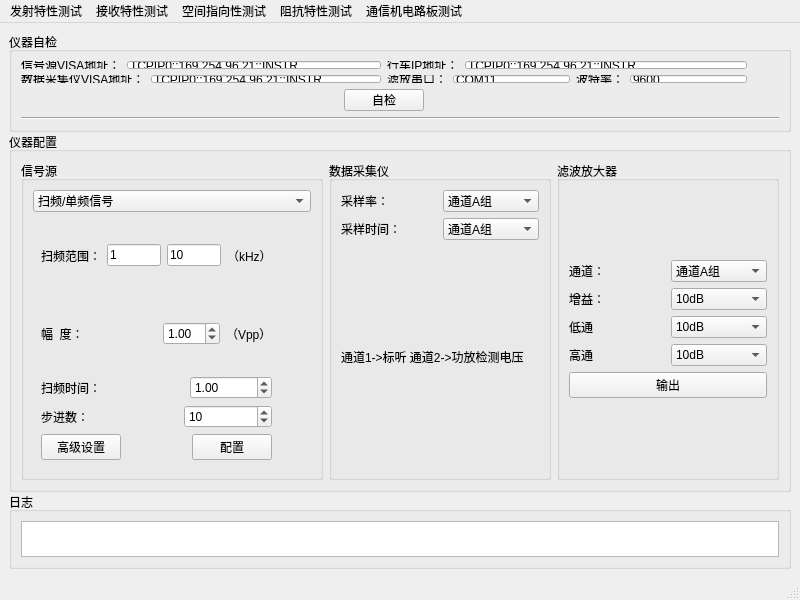
<?xml version="1.0" encoding="UTF-8"?>
<ui version="4.0">
 <class>MainWindow</class>
 <widget class="QMainWindow" name="MainWindow">
  <property name="geometry">
   <rect>
    <x>0</x>
    <y>0</y>
    <width>800</width>
    <height>600</height>
   </rect>
  </property>
  <property name="minimumSize">
   <size>
    <width>800</width>
    <height>600</height>
   </size>
  </property>
  <property name="windowTitle">
   <string>MainWindow</string>
  </property>
  <widget class="QWidget" name="centralwidget">
   <layout class="QVBoxLayout" name="verticalLayout_6">
    <item>
     <layout class="QVBoxLayout" name="verticalLayout_5" stretch="1,0,1">
      <property name="spacing">
       <number>0</number>
      </property>
      <item>
       <widget class="QGroupBox" name="groupBox_11">
        <property name="sizePolicy">
         <sizepolicy hsizetype="Expanding" vsizetype="Expanding">
          <horstretch>0</horstretch>
          <verstretch>0</verstretch>
         </sizepolicy>
        </property>
        <property name="minimumSize">
         <size>
          <width>0</width>
          <height>100</height>
         </size>
        </property>
        <property name="maximumSize">
         <size>
          <width>16777215</width>
          <height>16777215</height>
         </size>
        </property>
        <property name="autoFillBackground">
         <bool>true</bool>
        </property>
        <property name="title">
         <string>仪器自检</string>
        </property>
        <property name="flat">
         <bool>true</bool>
        </property>
        <property name="checkable">
         <bool>false</bool>
        </property>
        <layout class="QGridLayout" name="gridLayout">
         <item row="0" column="0" rowspan="2">
          <layout class="QVBoxLayout" name="verticalLayout_4">
           <item>
            <layout class="QHBoxLayout" name="horizontalLayout_6">
             <item>
              <layout class="QVBoxLayout" name="verticalLayout_3">
               <item>
                <layout class="QHBoxLayout" name="horizontalLayout_4">
                 <item>
                  <widget class="QLabel" name="label_25">
                   <property name="text">
                    <string>信号源VISA地址：</string>
                   </property>
                  </widget>
                 </item>
                 <item>
                  <widget class="QLineEdit" name="lineEditDGAddress">
                   <property name="text">
                    <string>TCPIP0::169.254.96.21::INSTR</string>
                   </property>
                  </widget>
                 </item>
                </layout>
               </item>
               <item>
                <layout class="QHBoxLayout" name="horizontalLayout_5">
                 <item>
                  <widget class="QLabel" name="label_26">
                   <property name="autoFillBackground">
                    <bool>false</bool>
                   </property>
                   <property name="text">
                    <string>数据采集仪VISA地址：</string>
                   </property>
                  </widget>
                 </item>
                 <item>
                  <widget class="QLineEdit" name="lineEditMRAddress">
                   <property name="text">
                    <string>TCPIP0::169.254.96.21::INSTR</string>
                   </property>
                  </widget>
                 </item>
                </layout>
               </item>
              </layout>
             </item>
             <item>
              <layout class="QVBoxLayout" name="verticalLayout_2">
               <item>
                <layout class="QHBoxLayout" name="horizontalLayout">
                 <item>
                  <widget class="QLabel" name="label_27">
                   <property name="text">
                    <string>行车IP地址：</string>
                   </property>
                  </widget>
                 </item>
                 <item>
                  <widget class="QLineEdit" name="lineEditHangCheAddress">
                   <property name="text">
                    <string>TCPIP0::169.254.96.21::INSTR</string>
                   </property>
                  </widget>
                 </item>
                </layout>
               </item>
               <item>
                <layout class="QHBoxLayout" name="horizontalLayout_2">
                 <item>
                  <widget class="QLabel" name="label_28">
                   <property name="text">
                    <string>滤放串口：</string>
                   </property>
                  </widget>
                 </item>
                 <item>
                  <widget class="QLineEdit" name="lineEditFilterAmpAddress">
                   <property name="text">
                    <string>COM11</string>
                   </property>
                  </widget>
                 </item>
                 <item>
                  <widget class="QLabel" name="label_29">
                   <property name="text">
                    <string>波特率：</string>
                   </property>
                  </widget>
                 </item>
                 <item>
                  <widget class="QLineEdit" name="lineEditFilterAmpPort">
                   <property name="text">
                    <string>9600</string>
                   </property>
                  </widget>
                 </item>
                </layout>
               </item>
              </layout>
             </item>
            </layout>
           </item>
           <item>
            <layout class="QHBoxLayout" name="horizontalLayout_7">
             <item>
              <spacer name="horizontalSpacer">
               <property name="orientation">
                <enum>Qt::Horizontal</enum>
               </property>
               <property name="sizeHint" stdset="0">
                <size>
                 <width>40</width>
                 <height>20</height>
                </size>
               </property>
              </spacer>
             </item>
             <item>
              <widget class="QPushButton" name="btnSelfTest">
               <property name="text">
                <string>自检</string>
               </property>
              </widget>
             </item>
             <item>
              <spacer name="horizontalSpacer_2">
               <property name="orientation">
                <enum>Qt::Horizontal</enum>
               </property>
               <property name="sizeHint" stdset="0">
                <size>
                 <width>178</width>
                 <height>20</height>
                </size>
               </property>
              </spacer>
             </item>
            </layout>
           </item>
          </layout>
         </item>
         <item row="0" column="1">
          <widget class="QLabel" name="led_gen_2">
           <property name="text">
            <string/>
           </property>
          </widget>
         </item>
         <item row="0" column="3">
          <widget class="QLabel" name="led_car_2">
           <property name="text">
            <string/>
           </property>
          </widget>
         </item>
         <item row="1" column="1">
          <widget class="QLabel" name="led_MR6000_2">
           <property name="text">
            <string/>
           </property>
          </widget>
         </item>
         <item row="2" column="0" colspan="4">
          <widget class="Line" name="line">
           <property name="orientation">
            <enum>Qt::Horizontal</enum>
           </property>
          </widget>
         </item>
        </layout>
       </widget>
      </item>
      <item>
       <widget class="QGroupBox" name="groupBox_2">
        <property name="enabled">
         <bool>true</bool>
        </property>
        <property name="sizePolicy">
         <sizepolicy hsizetype="Expanding" vsizetype="Expanding">
          <horstretch>0</horstretch>
          <verstretch>0</verstretch>
         </sizepolicy>
        </property>
        <property name="minimumSize">
         <size>
          <width>0</width>
          <height>120</height>
         </size>
        </property>
        <property name="maximumSize">
         <size>
          <width>16777215</width>
          <height>16777215</height>
         </size>
        </property>
        <property name="title">
         <string>仪器配置</string>
        </property>
        <layout class="QHBoxLayout" name="horizontalLayout_3">
         <item>
          <widget class="QGroupBox" name="groupBox_12">
           <property name="sizePolicy">
            <sizepolicy hsizetype="Expanding" vsizetype="Expanding">
             <horstretch>0</horstretch>
             <verstretch>0</verstretch>
            </sizepolicy>
           </property>
           <property name="minimumSize">
            <size>
             <width>0</width>
             <height>50</height>
            </size>
           </property>
           <property name="title">
            <string>信号源</string>
           </property>
           <layout class="QVBoxLayout" name="verticalLayout_11">
            <item>
             <widget class="QComboBox" name="comboBox_selectWaweMode_2">
              <item>
               <property name="text">
                <string>扫频/单频信号</string>
               </property>
              </item>
              <item>
               <property name="text">
                <string>自定义信号</string>
               </property>
              </item>
             </widget>
            </item>
            <item>
             <widget class="QStackedWidget" name="stackedWidget_2">
              <property name="sizePolicy">
               <sizepolicy hsizetype="Expanding" vsizetype="Expanding">
                <horstretch>0</horstretch>
                <verstretch>0</verstretch>
               </sizepolicy>
              </property>
              <property name="currentIndex">
               <number>0</number>
              </property>
              <widget class="QWidget" name="page_3">
               <widget class="QWidget" name="layoutWidget">
                <property name="geometry">
                 <rect>
                  <x>8</x>
                  <y>1</y>
                  <width>231</width>
                  <height>241</height>
                 </rect>
                </property>
                <layout class="QVBoxLayout" name="verticalLayout">
                 <item>
                  <layout class="QHBoxLayout" name="horizontalLayout_14">
                   <item>
                    <widget class="QLabel" name="label_6">
                     <property name="text">
                      <string>扫频范围：</string>
                     </property>
                    </widget>
                   </item>
                   <item>
                    <spacer name="horizontalSpacer_5">
                     <property name="orientation">
                      <enum>Qt::Horizontal</enum>
                     </property>
                     <property name="sizeHint" stdset="0">
                      <size>
                       <width>40</width>
                       <height>20</height>
                      </size>
                     </property>
                    </spacer>
                   </item>
                   <item>
                    <widget class="QLineEdit" name="editSweepFreqStart">
                     <property name="sizePolicy">
                      <sizepolicy hsizetype="Preferred" vsizetype="Fixed">
                       <horstretch>0</horstretch>
                       <verstretch>0</verstretch>
                      </sizepolicy>
                     </property>
                     <property name="text">
                      <string>1</string>
                     </property>
                    </widget>
                   </item>
                   <item>
                    <spacer name="horizontalSpacer_4">
                     <property name="orientation">
                      <enum>Qt::Horizontal</enum>
                     </property>
                     <property name="sizeHint" stdset="0">
                      <size>
                       <width>40</width>
                       <height>20</height>
                      </size>
                     </property>
                    </spacer>
                   </item>
                   <item>
                    <widget class="QLineEdit" name="editSweepFreqEnd">
                     <property name="sizePolicy">
                      <sizepolicy hsizetype="Preferred" vsizetype="Fixed">
                       <horstretch>0</horstretch>
                       <verstretch>0</verstretch>
                      </sizepolicy>
                     </property>
                     <property name="text">
                      <string>10</string>
                     </property>
                    </widget>
                   </item>
                   <item>
                    <widget class="QLabel" name="label_10">
                     <property name="text">
                      <string>（kHz）</string>
                     </property>
                    </widget>
                   </item>
                  </layout>
                 </item>
                 <item>
                  <layout class="QHBoxLayout" name="horizontalLayout_15">
                   <item>
                    <widget class="QLabel" name="labelAmp">
                     <property name="text">
                      <string>幅  度：</string>
                     </property>
                    </widget>
                   </item>
                   <item>
                    <spacer name="horizontalSpacer_9">
                     <property name="orientation">
                      <enum>Qt::Horizontal</enum>
                     </property>
                     <property name="sizeHint" stdset="0">
                      <size>
                       <width>40</width>
                       <height>20</height>
                      </size>
                     </property>
                    </spacer>
                   </item>
                   <item>
                    <widget class="QDoubleSpinBox" name="spinSweepAmp">
                     <property name="value">
                      <double>1.000000000000000</double>
                     </property>
                    </widget>
                   </item>
                   <item>
                    <widget class="QLabel" name="labelAmpUnit">
                     <property name="text">
                      <string>（Vpp）</string>
                     </property>
                    </widget>
                   </item>
                  </layout>
                 </item>
                 <item>
                  <layout class="QHBoxLayout" name="horizontalLayout_16">
                   <item>
                    <widget class="QLabel" name="labelSweepTime">
                     <property name="text">
                      <string>扫频时间：</string>
                     </property>
                    </widget>
                   </item>
                   <item>
                    <spacer name="horizontalSpacer_11">
                     <property name="orientation">
                      <enum>Qt::Horizontal</enum>
                     </property>
                     <property name="sizeHint" stdset="0">
                      <size>
                       <width>40</width>
                       <height>20</height>
                      </size>
                     </property>
                    </spacer>
                   </item>
                   <item>
                    <widget class="QDoubleSpinBox" name="spinSweepTime">
                     <property name="sizePolicy">
                      <sizepolicy hsizetype="Expanding" vsizetype="Fixed">
                       <horstretch>0</horstretch>
                       <verstretch>0</verstretch>
                      </sizepolicy>
                     </property>
                     <property name="value">
                      <double>1.000000000000000</double>
                     </property>
                    </widget>
                   </item>
                  </layout>
                 </item>
                 <item>
                  <layout class="QHBoxLayout" name="horizontalLayout_23">
                   <item>
                    <widget class="QLabel" name="labelSweepCount">
                     <property name="text">
                      <string>步进数：</string>
                     </property>
                    </widget>
                   </item>
                   <item>
                    <spacer name="horizontalSpacer_10">
                     <property name="orientation">
                      <enum>Qt::Horizontal</enum>
                     </property>
                     <property name="sizeHint" stdset="0">
                      <size>
                       <width>20</width>
                       <height>20</height>
                      </size>
                     </property>
                    </spacer>
                   </item>
                   <item>
                    <widget class="QSpinBox" name="spinSweepCount">
                     <property name="sizePolicy">
                      <sizepolicy hsizetype="Expanding" vsizetype="Fixed">
                       <horstretch>0</horstretch>
                       <verstretch>0</verstretch>
                      </sizepolicy>
                     </property>
                     <property name="minimumSize">
                      <size>
                       <width>20</width>
                       <height>0</height>
                      </size>
                     </property>
                     <property name="value">
                      <number>10</number>
                     </property>
                    </widget>
                   </item>
                  </layout>
                 </item>
                 <item>
                  <layout class="QHBoxLayout" name="horizontalLayout_17">
                   <item>
                    <widget class="QPushButton" name="btnAdvanced">
                     <property name="text">
                      <string>高级设置</string>
                     </property>
                    </widget>
                   </item>
                   <item>
                    <spacer name="horizontalSpacer_3">
                     <property name="orientation">
                      <enum>Qt::Horizontal</enum>
                     </property>
                     <property name="sizeHint" stdset="0">
                      <size>
                       <width>40</width>
                       <height>20</height>
                      </size>
                     </property>
                    </spacer>
                   </item>
                   <item>
                    <widget class="QPushButton" name="btnSweepConfig">
                     <property name="text">
                      <string>配置</string>
                     </property>
                    </widget>
                   </item>
                  </layout>
                 </item>
                </layout>
               </widget>
              </widget>
              <widget class="QWidget" name="page_4">
               <layout class="QGridLayout" name="gridLayout_5">
                <item row="0" column="0">
                 <layout class="QVBoxLayout" name="verticalLayout_7">
                  <item>
                   <layout class="QHBoxLayout" name="horizontalLayout_21"/>
                  </item>
                  <item>
                   <spacer name="verticalSpacer_3">
                    <property name="orientation">
                     <enum>Qt::Vertical</enum>
                    </property>
                    <property name="sizeHint" stdset="0">
                     <size>
                      <width>20</width>
                      <height>40</height>
                     </size>
                    </property>
                   </spacer>
                  </item>
                  <item>
                   <layout class="QHBoxLayout" name="horizontalLayout_18">
                    <item>
                     <widget class="QLabel" name="labelWaveFile">
                      <property name="text">
                       <string>波形文件：</string>
                      </property>
                     </widget>
                    </item>
                    <item>
                     <widget class="QLineEdit" name="lineFileName">
                      <property name="sizePolicy">
                       <sizepolicy hsizetype="Expanding" vsizetype="Expanding">
                        <horstretch>0</horstretch>
                        <verstretch>0</verstretch>
                       </sizepolicy>
                      </property>
                      <property name="text">
                       <string>未选择文件</string>
                      </property>
                      <property name="readOnly">
                       <bool>true</bool>
                      </property>
                     </widget>
                    </item>
                    <item>
                     <widget class="QPushButton" name="btnSelectArb">
                      <property name="sizePolicy">
                       <sizepolicy hsizetype="Expanding" vsizetype="Expanding">
                        <horstretch>0</horstretch>
                        <verstretch>0</verstretch>
                       </sizepolicy>
                      </property>
                      <property name="text">
                       <string>...</string>
                      </property>
                     </widget>
                    </item>
                   </layout>
                  </item>
                  <item>
                   <spacer name="verticalSpacer_2">
                    <property name="orientation">
                     <enum>Qt::Vertical</enum>
                    </property>
                    <property name="sizeHint" stdset="0">
                     <size>
                      <width>20</width>
                      <height>40</height>
                     </size>
                    </property>
                   </spacer>
                  </item>
                  <item>
                   <layout class="QHBoxLayout" name="horizontalLayout_19">
                    <item>
                     <widget class="QLabel" name="labelArbSampleRate">
                      <property name="text">
                       <string>采样率（kHz）</string>
                      </property>
                     </widget>
                    </item>
                    <item>
                     <widget class="QDoubleSpinBox" name="spinArbSampleRate">
                      <property name="sizePolicy">
                       <sizepolicy hsizetype="Expanding" vsizetype="Expanding">
                        <horstretch>0</horstretch>
                        <verstretch>0</verstretch>
                       </sizepolicy>
                      </property>
                      <property name="decimals">
                       <number>0</number>
                      </property>
                     </widget>
                    </item>
                    <item>
                     <spacer name="horizontalSpacer_7">
                      <property name="orientation">
                       <enum>Qt::Horizontal</enum>
                      </property>
                      <property name="sizeHint" stdset="0">
                       <size>
                        <width>40</width>
                        <height>20</height>
                       </size>
                      </property>
                     </spacer>
                    </item>
                   </layout>
                  </item>
                  <item>
                   <spacer name="verticalSpacer">
                    <property name="orientation">
                     <enum>Qt::Vertical</enum>
                    </property>
                    <property name="sizeHint" stdset="0">
                     <size>
                      <width>20</width>
                      <height>40</height>
                     </size>
                    </property>
                   </spacer>
                  </item>
                  <item>
                   <layout class="QHBoxLayout" name="horizontalLayout_20">
                    <item>
                     <widget class="QLabel" name="labelArbAmp">
                      <property name="text">
                       <string>幅 度（V）</string>
                      </property>
                     </widget>
                    </item>
                    <item>
                     <widget class="QDoubleSpinBox" name="spinArbAmp">
                      <property name="sizePolicy">
                       <sizepolicy hsizetype="Expanding" vsizetype="Expanding">
                        <horstretch>0</horstretch>
                        <verstretch>0</verstretch>
                       </sizepolicy>
                      </property>
                     </widget>
                    </item>
                    <item>
                     <spacer name="horizontalSpacer_8">
                      <property name="orientation">
                       <enum>Qt::Horizontal</enum>
                      </property>
                      <property name="sizeHint" stdset="0">
                       <size>
                        <width>40</width>
                        <height>20</height>
                       </size>
                      </property>
                     </spacer>
                    </item>
                   </layout>
                  </item>
                  <item>
                   <layout class="QHBoxLayout" name="horizontalLayout_22">
                    <item>
                     <spacer name="horizontalSpacer_6">
                      <property name="orientation">
                       <enum>Qt::Horizontal</enum>
                      </property>
                      <property name="sizeHint" stdset="0">
                       <size>
                        <width>40</width>
                        <height>20</height>
                       </size>
                      </property>
                     </spacer>
                    </item>
                    <item>
                     <widget class="QPushButton" name="btnArbConfig">
                      <property name="text">
                       <string>配置</string>
                      </property>
                     </widget>
                    </item>
                   </layout>
                  </item>
                 </layout>
                </item>
               </layout>
              </widget>
             </widget>
            </item>
           </layout>
          </widget>
         </item>
         <item>
          <widget class="QGroupBox" name="groupBox_13">
           <property name="sizePolicy">
            <sizepolicy hsizetype="Expanding" vsizetype="Expanding">
             <horstretch>0</horstretch>
             <verstretch>0</verstretch>
            </sizepolicy>
           </property>
           <property name="minimumSize">
            <size>
             <width>0</width>
             <height>50</height>
            </size>
           </property>
           <property name="title">
            <string>数据采集仪</string>
           </property>
           <layout class="QGridLayout" name="gridLayout_4">
            <item row="0" column="0">
             <layout class="QVBoxLayout" name="verticalLayout_9">
              <item>
               <layout class="QHBoxLayout" name="horizontalLayout_8">
                <item>
                 <widget class="QLabel" name="label_32">
                  <property name="text">
                   <string>采样率：</string>
                  </property>
                 </widget>
                </item>
                <item>
                 <widget class="QComboBox" name="comboBox_9">
                  <item>
                   <property name="text">
                    <string>通道A组</string>
                   </property>
                  </item>
                  <item>
                   <property name="text">
                    <string>通道B组</string>
                   </property>
                  </item>
                 </widget>
                </item>
               </layout>
              </item>
              <item>
               <layout class="QHBoxLayout" name="horizontalLayout_9">
                <item>
                 <widget class="QLabel" name="label_33">
                  <property name="text">
                   <string>采样时间：</string>
                  </property>
                 </widget>
                </item>
                <item>
                 <widget class="QComboBox" name="comboBox_10">
                  <item>
                   <property name="text">
                    <string>通道A组</string>
                   </property>
                  </item>
                  <item>
                   <property name="text">
                    <string>通道B组</string>
                   </property>
                  </item>
                 </widget>
                </item>
               </layout>
              </item>
              <item>
               <widget class="QLabel" name="label_34">
                <property name="text">
                 <string>通道1-&gt;标听 通道2-&gt;功放检测电压</string>
                </property>
               </widget>
              </item>
             </layout>
            </item>
           </layout>
          </widget>
         </item>
         <item>
          <widget class="QGroupBox" name="groupBox_14">
           <property name="sizePolicy">
            <sizepolicy hsizetype="Expanding" vsizetype="Expanding">
             <horstretch>0</horstretch>
             <verstretch>0</verstretch>
            </sizepolicy>
           </property>
           <property name="minimumSize">
            <size>
             <width>0</width>
             <height>50</height>
            </size>
           </property>
           <property name="title">
            <string>滤波放大器</string>
           </property>
           <layout class="QGridLayout" name="gridLayout_2">
            <item row="0" column="0">
             <layout class="QVBoxLayout" name="verticalLayout_10">
              <item>
               <layout class="QHBoxLayout" name="horizontalLayout_10">
                <item>
                 <widget class="QLabel" name="label_35">
                  <property name="text">
                   <string>通道：</string>
                  </property>
                 </widget>
                </item>
                <item>
                 <widget class="QComboBox" name="comboBox_11">
                  <item>
                   <property name="text">
                    <string>通道A组</string>
                   </property>
                  </item>
                  <item>
                   <property name="text">
                    <string>通道B组</string>
                   </property>
                  </item>
                 </widget>
                </item>
               </layout>
              </item>
              <item>
               <layout class="QHBoxLayout" name="horizontalLayout_11">
                <item>
                 <widget class="QLabel" name="label_36">
                  <property name="text">
                   <string>增益：</string>
                  </property>
                 </widget>
                </item>
                <item>
                 <widget class="QComboBox" name="comboBox_12">
                  <item>
                   <property name="text">
                    <string>10dB</string>
                   </property>
                  </item>
                  <item>
                   <property name="text">
                    <string>20dB</string>
                   </property>
                  </item>
                  <item>
                   <property name="text">
                    <string>30dB</string>
                   </property>
                  </item>
                  <item>
                   <property name="text">
                    <string>40dB</string>
                   </property>
                  </item>
                  <item>
                   <property name="text">
                    <string>50dB</string>
                   </property>
                  </item>
                  <item>
                   <property name="text">
                    <string>60dB</string>
                   </property>
                  </item>
                 </widget>
                </item>
               </layout>
              </item>
              <item>
               <layout class="QHBoxLayout" name="horizontalLayout_12">
                <item>
                 <widget class="QLabel" name="label_37">
                  <property name="text">
                   <string>低通</string>
                  </property>
                 </widget>
                </item>
                <item>
                 <widget class="QComboBox" name="comboBox_13">
                  <item>
                   <property name="text">
                    <string>10dB</string>
                   </property>
                  </item>
                  <item>
                   <property name="text">
                    <string>20dB</string>
                   </property>
                  </item>
                  <item>
                   <property name="text">
                    <string>30dB</string>
                   </property>
                  </item>
                  <item>
                   <property name="text">
                    <string>40dB</string>
                   </property>
                  </item>
                  <item>
                   <property name="text">
                    <string>50dB</string>
                   </property>
                  </item>
                  <item>
                   <property name="text">
                    <string>60dB</string>
                   </property>
                  </item>
                 </widget>
                </item>
               </layout>
              </item>
              <item>
               <layout class="QHBoxLayout" name="horizontalLayout_13">
                <item>
                 <widget class="QLabel" name="label_38">
                  <property name="text">
                   <string>高通</string>
                  </property>
                 </widget>
                </item>
                <item>
                 <widget class="QComboBox" name="comboBox_14">
                  <item>
                   <property name="text">
                    <string>10dB</string>
                   </property>
                  </item>
                  <item>
                   <property name="text">
                    <string>20dB</string>
                   </property>
                  </item>
                  <item>
                   <property name="text">
                    <string>30dB</string>
                   </property>
                  </item>
                  <item>
                   <property name="text">
                    <string>40dB</string>
                   </property>
                  </item>
                  <item>
                   <property name="text">
                    <string>50dB</string>
                   </property>
                  </item>
                  <item>
                   <property name="text">
                    <string>60dB</string>
                   </property>
                  </item>
                 </widget>
                </item>
               </layout>
              </item>
              <item>
               <widget class="QPushButton" name="btnOutput">
                <property name="text">
                 <string>输出</string>
                </property>
               </widget>
              </item>
             </layout>
            </item>
           </layout>
          </widget>
         </item>
        </layout>
       </widget>
      </item>
      <item>
       <widget class="QGroupBox" name="groupBox_5">
        <property name="enabled">
         <bool>true</bool>
        </property>
        <property name="sizePolicy">
         <sizepolicy hsizetype="Expanding" vsizetype="Expanding">
          <horstretch>0</horstretch>
          <verstretch>0</verstretch>
         </sizepolicy>
        </property>
        <property name="maximumSize">
         <size>
          <width>16777215</width>
          <height>100</height>
         </size>
        </property>
        <property name="title">
         <string>日志</string>
        </property>
        <layout class="QVBoxLayout" name="verticalLayout_8">
         <item>
          <widget class="QTextBrowser" name="textBrowserLog">
           <property name="minimumSize">
            <size>
             <width>500</width>
             <height>15</height>
            </size>
           </property>
           <property name="maximumSize">
            <size>
             <width>16777215</width>
             <height>100</height>
            </size>
           </property>
          </widget>
         </item>
        </layout>
       </widget>
      </item>
     </layout>
    </item>
   </layout>
  </widget>
  <widget class="QMenuBar" name="menubar">
   <property name="geometry">
    <rect>
     <x>0</x>
     <y>0</y>
     <width>800</width>
     <height>18</height>
    </rect>
   </property>
   <widget class="QMenu" name="menu">
    <property name="title">
     <string>发射特性测试</string>
    </property>
    <addaction name="separator"/>
    <addaction name="actioninsconfig"/>
    <addaction name="actionexpOutput"/>
   </widget>
   <widget class="QMenu" name="menu_2">
    <property name="title">
     <string>接收特性测试</string>
    </property>
   </widget>
   <widget class="QMenu" name="menu_3">
    <property name="title">
     <string>空间指向性测试</string>
    </property>
   </widget>
   <widget class="QMenu" name="menu_4">
    <property name="title">
     <string>阻抗特性测试</string>
    </property>
   </widget>
   <widget class="QMenu" name="menu_5">
    <property name="title">
     <string>通信机电路板测试</string>
    </property>
   </widget>
   <addaction name="menu"/>
   <addaction name="menu_2"/>
   <addaction name="menu_3"/>
   <addaction name="menu_4"/>
   <addaction name="menu_5"/>
  </widget>
  <widget class="QStatusBar" name="statusbar"/>
  <action name="actiondanpin">
   <property name="text">
    <string>danpin</string>
   </property>
  </action>
  <action name="actionSWEEP">
   <property name="text">
    <string>SWEEP</string>
   </property>
  </action>
  <action name="actionARB">
   <property name="text">
    <string>ARB</string>
   </property>
  </action>
  <action name="actioninsconfig">
   <property name="text">
    <string>insconfig</string>
   </property>
  </action>
  <action name="actionexpOutput">
   <property name="text">
    <string>expOutput</string>
   </property>
  </action>
 </widget>
 <resources/>
 <connections/>
</ui>
